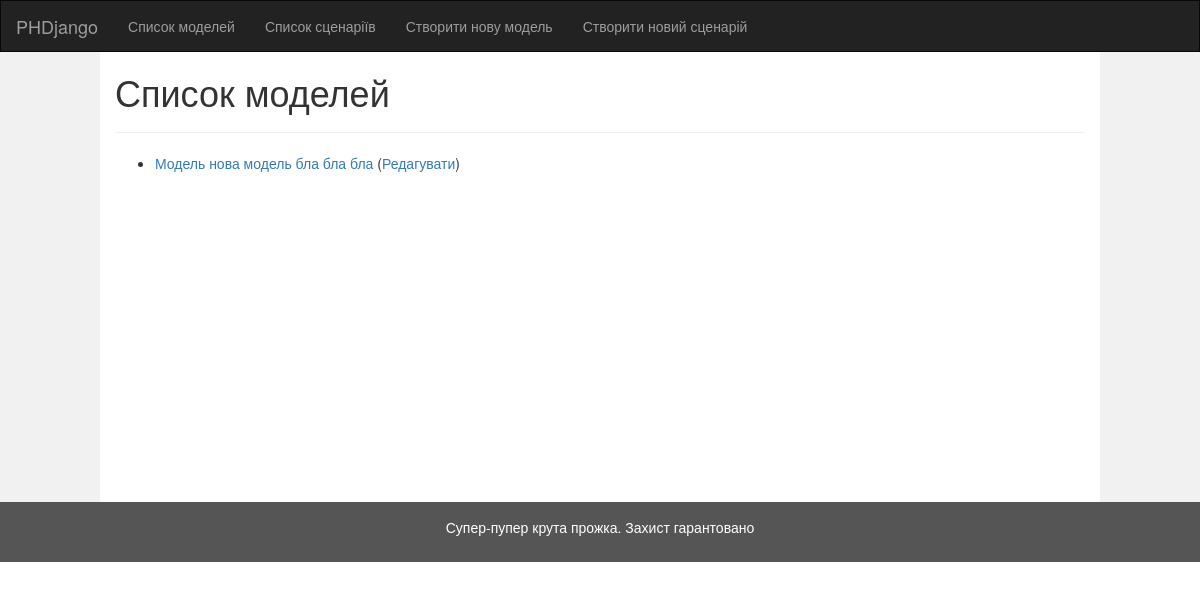
/models/, run on an earlier commit of the app's database.
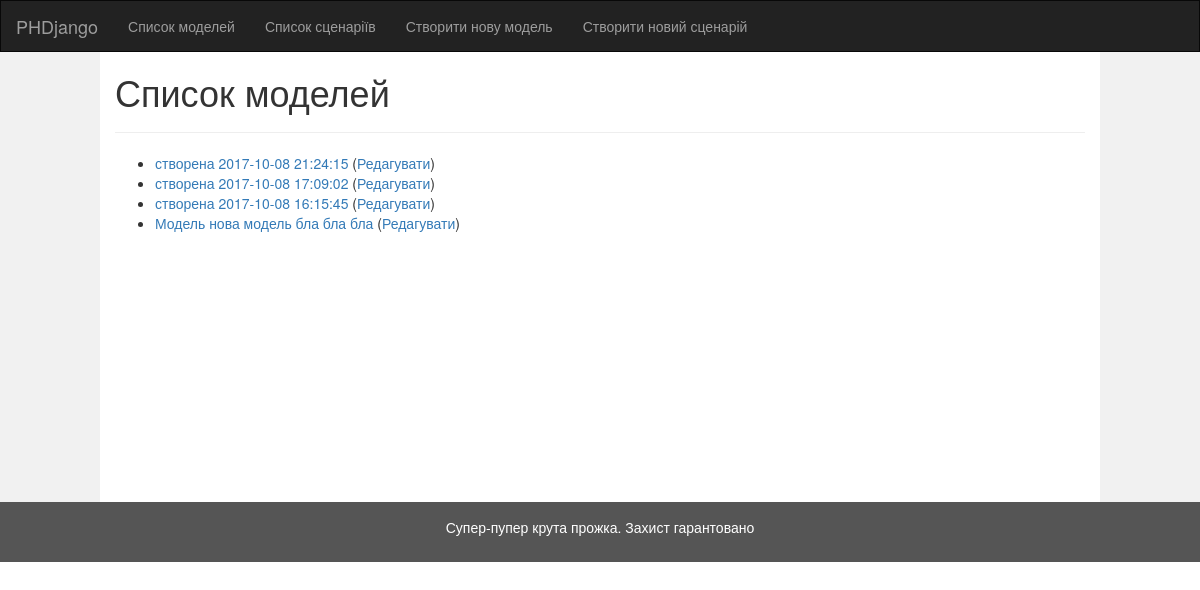
And on a later commit of the database.
### models/models.py (models this page shows)
class ModelConfig(models.Model):
    created_at = models.DateTimeField(auto_now_add=True, null=True)
    title = models.CharField("Назва конфігурації моделі", null=True, max_length=1024)
    production_firm_structure = models.ForeignKey(FirmStructure, related_name="ProductionFirm", null=True)
    raw_firm_structure = models.ForeignKey(FirmStructure, related_name="RawFirm", null=True)
    capital_firm_structure = models.ForeignKey(FirmStructure, related_name="CapitalFirm", null=True)
    household_structure = models.ForeignKey(HouseholdStructure, null=True)
    government_structure = models.ForeignKey(GovernmentStructure, null=True)
    outside_world = models.BooleanField("Зовнішній світ", default=False)
    def natural_key(self):
        return (self.title, self.created_at,) + self.production_firm_structure.natural_key() + \
               self.raw_firm_structure.natural_key() + self.capital_firm_structure.natural_key() + \
               self.household_structure.natural_key() + self.government_structure.natural_key()
    natural_key.dependencies = ['phdjango.FirmStructure', 'phdjango.HouseholdStructure', 'phdjango.GovernmentStructure']
    def __str__(self):
        return "Модель " + str(self.title) if self.title is not None else "" + "створена " + self.created_at.strftime(
            "%Y-%m-%d %H:%M:%S")

### models/views.py (the view)
class ModelIndexView(generic.ListView):
    template_name = 'models/model-index.html'
    context_object_name = 'latest_model_list'
    def get_queryset(self):
        return ModelConfig.objects.order_by('-created_at')

### models/templates/models/model-index.html
{% extends 'models/base.html' %}
{% block title %}Список моделей{% endblock %}
{% block content %}
    {% if latest_model_list %}
        <ul>
            {% for model in latest_model_list %}
                <li>
                    <a href="{% url 'models:model-config-detail' model.id %}">{{ model }}</a>
                    (<a href="{% url 'models:model-config-edit-basic' model.id %}">Редагувати</a>)
                </li>
            {% endfor %}
        </ul>
    {% else %}
        <p>No models are available.</p>
    {% endif %}
{% endblock %}

What changed in the data, as far as the page shows it:
added ModelConfig: title+created_at "створена 2017-10-08 21:24:15"
added ModelConfig: title+created_at "створена 2017-10-08 17:09:02"
added ModelConfig: title+created_at "створена 2017-10-08 16:15:45"
